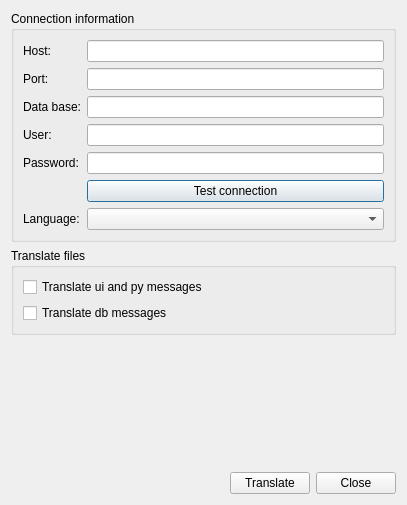
<?xml version="1.0" encoding="UTF-8"?>
<ui version="4.0">
 <class>dlg_main_qtdialog</class>
 <widget class="QDialog" name="dlg_main_qtdialog">
  <property name="geometry">
   <rect>
    <x>0</x>
    <y>0</y>
    <width>407</width>
    <height>505</height>
   </rect>
  </property>
  <property name="windowTitle">
   <string>Dialog</string>
  </property>
  <layout class="QGridLayout" name="gridLayout">
   <item row="0" column="0" colspan="2">
    <widget class="QGroupBox" name="groupBox">
     <property name="title">
      <string>Connection information</string>
     </property>
     <layout class="QGridLayout" name="gridLayout_2">
      <item row="2" column="1">
       <widget class="QLineEdit" name="txt_db"/>
      </item>
      <item row="3" column="1">
       <widget class="QLineEdit" name="txt_user"/>
      </item>
      <item row="1" column="0">
       <widget class="QLabel" name="lbl_port">
        <property name="text">
         <string>Port:</string>
        </property>
       </widget>
      </item>
      <item row="4" column="1">
       <widget class="QLineEdit" name="txt_pass">
        <property name="text">
         <string/>
        </property>
        <property name="echoMode">
         <enum>QLineEdit::Password</enum>
        </property>
       </widget>
      </item>
      <item row="1" column="1">
       <widget class="QLineEdit" name="txt_port"/>
      </item>
      <item row="0" column="1">
       <widget class="QLineEdit" name="txt_host"/>
      </item>
      <item row="0" column="0">
       <widget class="QLabel" name="lbl_host">
        <property name="text">
         <string>Host:</string>
        </property>
       </widget>
      </item>
      <item row="2" column="0">
       <widget class="QLabel" name="lbl_database">
        <property name="text">
         <string>Data base:</string>
        </property>
       </widget>
      </item>
      <item row="3" column="0">
       <widget class="QLabel" name="lbl_user">
        <property name="text">
         <string>User:</string>
        </property>
       </widget>
      </item>
      <item row="6" column="0">
       <widget class="QLabel" name="lbl_language">
        <property name="text">
         <string>Language:</string>
        </property>
       </widget>
      </item>
      <item row="4" column="0">
       <widget class="QLabel" name="lbl_pass">
        <property name="text">
         <string>Password:</string>
        </property>
       </widget>
      </item>
      <item row="5" column="1">
       <widget class="QPushButton" name="btn_connection">
        <property name="text">
         <string>Test connection</string>
        </property>
       </widget>
      </item>
      <item row="6" column="1">
       <widget class="QComboBox" name="cmb_language"/>
      </item>
     </layout>
    </widget>
   </item>
   <item row="10" column="1">
    <spacer name="verticalSpacer">
     <property name="orientation">
      <enum>Qt::Vertical</enum>
     </property>
     <property name="sizeHint" stdset="0">
      <size>
       <width>20</width>
       <height>40</height>
      </size>
     </property>
    </spacer>
   </item>
   <item row="11" column="1">
    <layout class="QHBoxLayout" name="horizontalLayout">
     <item>
      <spacer name="horizontalSpacer">
       <property name="orientation">
        <enum>Qt::Horizontal</enum>
       </property>
       <property name="sizeHint" stdset="0">
        <size>
         <width>40</width>
         <height>20</height>
        </size>
       </property>
      </spacer>
     </item>
     <item>
      <widget class="QPushButton" name="btn_translate">
       <property name="text">
        <string>Translate</string>
       </property>
      </widget>
     </item>
     <item>
      <widget class="QPushButton" name="btn_close">
       <property name="text">
        <string>Close</string>
       </property>
      </widget>
     </item>
    </layout>
   </item>
   <item row="3" column="1">
    <widget class="QLabel" name="lbl_info">
     <property name="text">
      <string/>
     </property>
    </widget>
   </item>
   <item row="1" column="0" colspan="2">
    <widget class="QGroupBox" name="groupBox_2">
     <property name="title">
      <string>Translate files</string>
     </property>
     <layout class="QGridLayout" name="gridLayout_3">
      <item row="1" column="0">
       <widget class="QCheckBox" name="chk_db_msg">
        <property name="text">
         <string>Translate db messages</string>
        </property>
       </widget>
      </item>
      <item row="0" column="0">
       <widget class="QCheckBox" name="chk_py_msg">
        <property name="text">
         <string>Translate ui and py messages</string>
        </property>
       </widget>
      </item>
     </layout>
    </widget>
   </item>
  </layout>
 </widget>
 <tabstops>
  <tabstop>txt_pass</tabstop>
  <tabstop>btn_connection</tabstop>
  <tabstop>cmb_language</tabstop>
  <tabstop>chk_py_msg</tabstop>
  <tabstop>chk_db_msg</tabstop>
  <tabstop>btn_translate</tabstop>
  <tabstop>btn_close</tabstop>
  <tabstop>txt_host</tabstop>
  <tabstop>txt_port</tabstop>
  <tabstop>txt_db</tabstop>
  <tabstop>txt_user</tabstop>
 </tabstops>
 <resources/>
 <connections/>
</ui>
